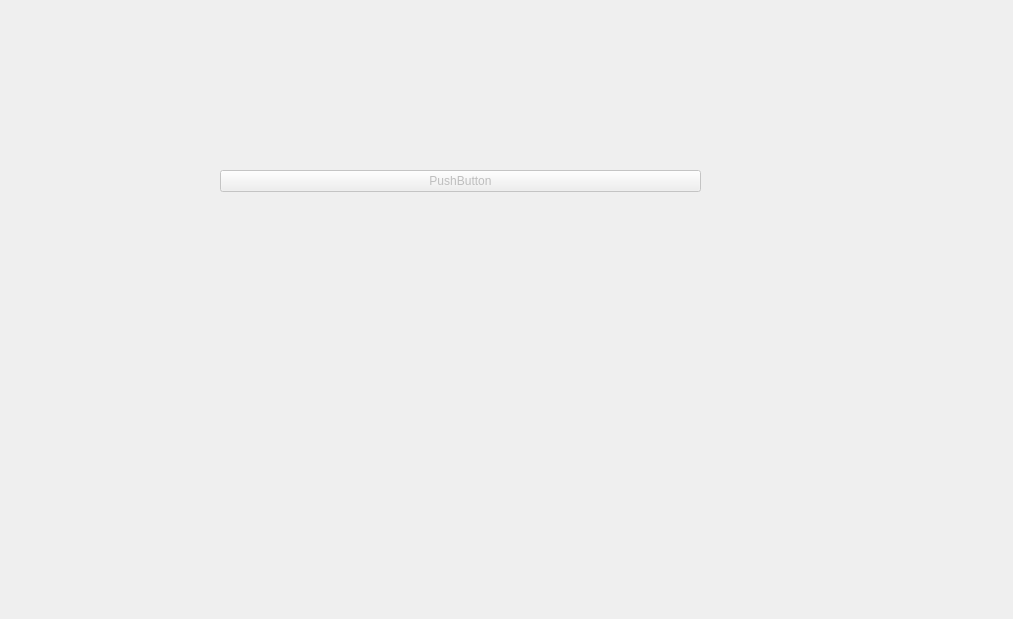
<?xml version="1.0" encoding="UTF-8"?>
<ui version="4.0">
 <class>test</class>
 <widget class="QWidget" name="test">
  <property name="enabled">
   <bool>false</bool>
  </property>
  <property name="geometry">
   <rect>
    <x>0</x>
    <y>0</y>
    <width>1013</width>
    <height>619</height>
   </rect>
  </property>
  <property name="sizePolicy">
   <sizepolicy hsizetype="Preferred" vsizetype="Maximum">
    <horstretch>0</horstretch>
    <verstretch>0</verstretch>
   </sizepolicy>
  </property>
  <property name="windowTitle">
   <string notr="true">111</string>
  </property>
  <widget class="QWidget" name="verticalLayoutWidget">
   <property name="geometry">
    <rect>
     <x>220</x>
     <y>170</y>
     <width>481</width>
     <height>121</height>
    </rect>
   </property>
   <layout class="QVBoxLayout" name="verticalLayout">
    <item>
     <widget class="QPushButton" name="pushButton_2">
      <property name="text">
       <string>PushButton</string>
      </property>
     </widget>
    </item>
    <item>
     <spacer name="verticalSpacer">
      <property name="orientation">
       <enum>Qt::Vertical</enum>
      </property>
      <property name="sizeHint" stdset="0">
       <size>
        <width>20</width>
        <height>40</height>
       </size>
      </property>
     </spacer>
    </item>
   </layout>
  </widget>
 </widget>
 <resources/>
 <connections/>
</ui>
